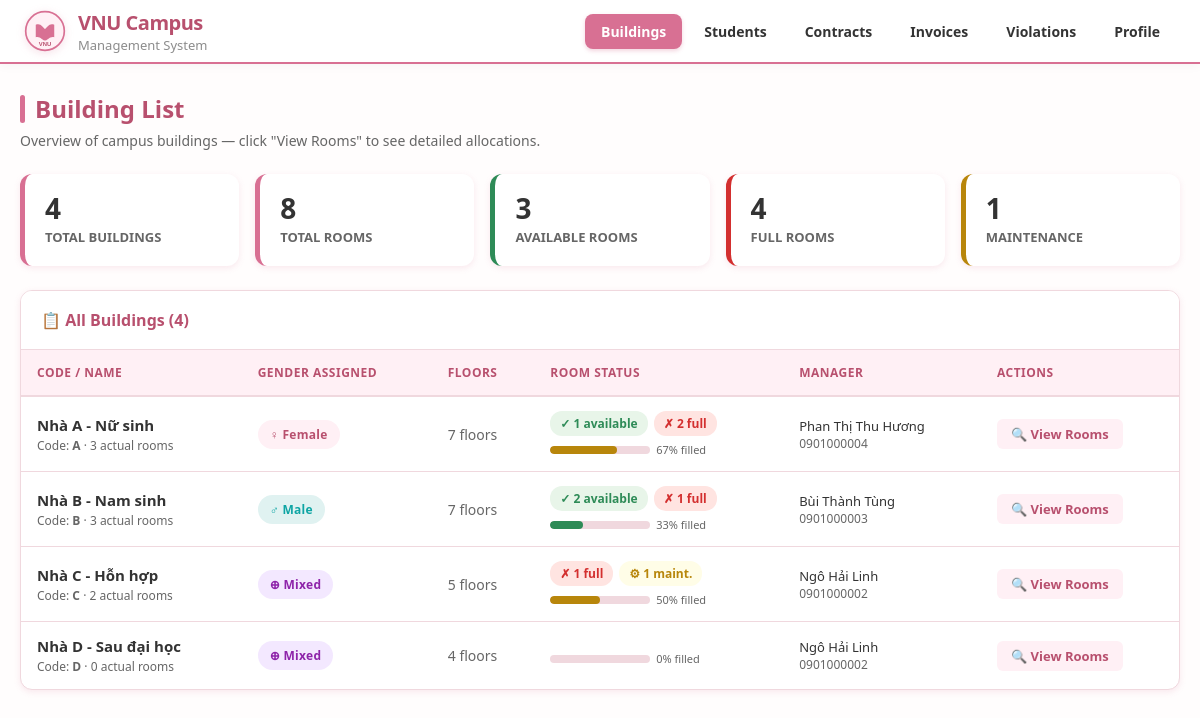
/ktx/BuildingListView.php, run on the app's committed database.
### tables this page shows
CREATE TABLE buildings (
    building_id    INT           NOT NULL AUTO_INCREMENT,
    building_code  VARCHAR(10)   NOT NULL UNIQUE,
    building_name  VARCHAR(100)  NOT NULL,
    gender_type    ENUM('male','female','mixed') NOT NULL,
    total_floors   TINYINT       NOT NULL DEFAULT 1,
    total_rooms    SMALLINT      NOT NULL DEFAULT 0,
    manager_name   VARCHAR(100)  DEFAULT NULL,
    manager_phone  VARCHAR(15)   DEFAULT NULL,
    description    TEXT          DEFAULT NULL,
    is_active      TINYINT(1)    NOT NULL DEFAULT 1,
    created_at     DATETIME      NOT NULL DEFAULT CURRENT_TIMESTAMP,
    updated_at     DATETIME      NOT NULL DEFAULT CURRENT_TIMESTAMP ON UPDATE CURRENT_TIMESTAMP,
    created_by     INT           DEFAULT NULL,              
    updated_by     INT           DEFAULT NULL,              
    PRIMARY KEY (building_id)
);

### ktx/BuildingListView.php (the view, shortened to what this page needs)
<?php
$host   = 'localhost';
$db     = 'campus_final';
$user   = 'root';
$pass   = '';
$charset = 'utf8mb4';
try {
    $pdo = new PDO(
        "mysql:host=$host;dbname=$db;charset=$charset",
        $user, $pass,
        [
            PDO::ATTR_ERRMODE            => PDO::ERRMODE_EXCEPTION,
            PDO::ATTR_DEFAULT_FETCH_MODE => PDO::FETCH_ASSOC,
            PDO::ATTR_EMULATE_PREPARES   => false,
        ]
    );
} catch (PDOException $e) {
    die('<p style="color:red">DB Connection Failed: ' . htmlspecialchars($e->getMessage()) . '</p>');
}
$sql = "
    SELECT
        b.building_id,
        b.building_code,
        b.building_name,
        b.gender_type,
        b.total_floors,
        b.total_rooms,
        b.manager_name,
        b.manager_phone,
        b.description,
        COUNT(r.room_id)                                                  AS actual_rooms,
        SUM(CASE WHEN r.status_code = 'available'   THEN 1 ELSE 0 END)   AS rooms_available,
        SUM(CASE WHEN r.status_code = 'full'         THEN 1 ELSE 0 END)   AS rooms_full,
        SUM(CASE WHEN r.status_code = 'maintenance'  THEN 1 ELSE 0 END)   AS rooms_maintenance
    FROM buildings b
    LEFT JOIN rooms r ON r.building_id = b.building_id
    WHERE b.is_active = 1
    GROUP BY b.building_id
    ORDER BY b.building_code
";
$stmt = $pdo->prepare($sql);
$stmt->execute();
$buildings = $stmt->fetchAll();
function genderLabel(string $type): string {
    return match($type) {
        'male'   => '♂ Male',
        'female' => '♀ Female',
        'mixed'  => '⊕ Mixed',
        default  => $type,
    };
}
function genderClass(string $type): string {
    return match($type) {
        'male'   => 'badge-blue',
        'female' => 'badge-pink',
        'mixed'  => 'badge-purple',
        default  => 'badge-gray',
    };
}
include 'header.php';
?>
<main class="page">
    <h1 class="page-title">Building List</h1>
    <p class="page-desc">Overview of campus buildings — click "View Rooms" to see detailed allocations.</p>
    <?php
    $totalBuildings   = count($buildings);
    $totalRooms       = array_sum(array_column($buildings, 'actual_rooms'));
    $totalAvailable   = array_sum(array_column($buildings, 'rooms_available'));
    $totalFull        = array_sum(array_column($buildings, 'rooms_full'));
    $totalMaintenance = array_sum(array_column($buildings, 'rooms_maintenance'));
    ?>
    <div class="summary-row">
        <div class="stat-card">
            <div class="stat-value"><?= $totalBuildings ?></div>
            <div class="stat-label">Total Buildings</div>
        </div>
        <div class="stat-card">
            <div class="stat-value"><?= $totalRooms ?></div>
            <div class="stat-label">Total Rooms</div>
        </div>
        <div class="stat-card green">
            <div class="stat-value"><?= $totalAvailable ?></div>
            <div class="stat-label">Available Rooms</div>
        </div>
        <div class="stat-card red">
            <div class="stat-value"><?= $totalFull ?></div>
            <div class="stat-label">Full Rooms</div>
        </div>
        <div class="stat-card yellow">
            <div class="stat-value"><?= $totalMaintenance ?></div>
            <div class="stat-label">Maintenance</div>
        </div>
    </div>
    <div class="table-wrap">
        <div class="table-header">
            <h2>📋 All Buildings (<?= $totalBuildings ?>)</h2>
        </div>
        <div class="table-responsive">
            <table>
                <thead>
                    <tr>
                        <th>Code / Name</th>
                        <th>Gender Assigned</th>
                        <th>Floors</th>
                        <th>Room Status</th>
                        <th>Manager</th>
                        <th>Actions</th>
                    </tr>
                </thead>
                <tbody>
                <?php if (empty($buildings)): ?>
                    <tr><td colspan="6" style="text-align:center;color:var(--muted);padding:40px">No building data available.</td></tr>
                <?php else: ?>
                    <?php foreach ($buildings as $b):
                        $total   = $b['actual_rooms'] ?: 1;
                        $fullPct = round(($b['rooms_full'] / $total) * 100);
                        $fillClass = $fullPct >= 80 ? 'high' : ($fullPct >= 50 ? 'mid' : '');
                    ?>
                    <tr>
                        <td>
                            <div style="font-weight:600;font-size:15px">
                                <?= htmlspecialchars($b['building_name']) ?>
                            </div>
                            <div style="font-size:12px;color:var(--muted);margin-top:2px">
                                Code: <strong><?= htmlspecialchars($b['building_code']) ?></strong>
                                · <?= $b['actual_rooms'] ?> actual rooms
                            </div>
                        </td>
                        <td>
                            <span class="badge <?= genderClass($b['gender_type']) ?>">
                                <?= genderLabel($b['gender_type']) ?>
                            </span>
                        </td>
                        <td style="color:var(--muted)"><?= $b['total_floors'] ?> floors</td>
                        <td>
                            <div class="room-bar">
                                <?php if ($b['rooms_available'] > 0): ?>
                                <span class="room-dot avail">✓ <?= $b['rooms_available'] ?> available</span>
                                <?php endif; ?>
                                <?php if ($b['rooms_full'] > 0): ?>
                                <span class="room-dot full">✗ <?= $b['rooms_full'] ?> full</span>
                                <?php endif; ?>
                                <?php if ($b['rooms_maintenance'] > 0): ?>
                                <span class="room-dot maint">⚙ <?= $b['rooms_maintenance'] ?> maint.</span>
                                <?php endif; ?>
                            </div>
                            <div style="margin-top:6px;display:flex;align-items:center;gap:6px">
                                <div class="occ-bar">
                                    <div class="occ-fill <?= $fillClass ?>" style="width:<?= $fullPct ?>%"></div>
                                </div>
                                <span style="font-size:11px;color:var(--muted)"><?= $fullPct ?>% filled</span>
                            </div>
                        </td>
                        <td>
                            <div style="font-size:13px"><?= htmlspecialchars($b['manager_name'] ?? '—') ?></div>
                            <div style="font-size:12px;color:var(--muted)"><?= htmlspecialchars($b['manager_phone'] ?? '') ?></div>
                        </td>
                        <td>
                            <a class="btn-detail"
                               href="RoomDetailView.php?building_id=<?= $b['building_id'] ?>">
                                🔍 View Rooms
                            </a>
                        </td>
                    </tr>
                    <?php endforeach; ?>
                <?php endif; ?>
                </tbody>
            </table>
        </div>
    </div>
</main>
</body>
</html>

### ktx/style.css (style rules this page uses)
*, *::before, *::after { box-sizing: border-box; margin: 0; padding: 0; }
:root { --bg: #FFFDFD; --card: #ffffff; --primary: #D87093; --primary-hover: #C25A7A; --primary-dk:#B8506E; --primary-lt:#FFF0F5; --text: #333333; --muted: #666666; --border: #F0D8DE; --green: #2E8B57; --green-lt: #E8F5E9; --red: #D32F2F; --red-lt: #FFE4E1; --yellow: #B8860B; --yellow-lt: #FFFDE7; --blue: #0ea5a4; --blue-lt: #E0F2F1; --purple: #8E24AA; --purple-lt: #F3E8FF; --radius: 12px; --shadow: 0 2px 6px rgba(216, 112, 147, 0.15); }
body { font-family: 'Segoe UI', system-ui, sans-serif; background: var(--bg); color: var(--text); min-height: 100vh; }
.page { max-width: 1280px; margin: 0 auto; padding: 28px 20px; }
.page-title { font-size: 24px; font-weight: 700; color: var(--primary-dk); display: flex; align-items: center; gap: 10px; margin-bottom: 6px; }
.page-title::before { content: ''; display: block; width: 5px; height: 28px; background: var(--primary); border-radius: 3px; }
.page-desc { color: var(--muted); font-size: 14px; margin-bottom: 24px; }
.stats-row, .summary-row { display: grid; grid-template-columns: repeat(auto-fit, minmax(160px, 1fr)); gap: 16px; margin-bottom: 24px; }
.stat-card { background: var(--card); border-radius: var(--radius); padding: 20px; box-shadow: var(--shadow); border-left: 5px solid var(--primary); transition: transform 0.2s ease; }
.stat-card.green { border-color: var(--green); }
.stat-card.red { border-color: var(--red); }
.stat-card.yellow { border-color: var(--yellow); }
.stat-value { font-size: 28px; font-weight: 800; line-height: 1; color: var(--text); }
.stat-label { font-size: 13px; font-weight: 600; color: var(--muted); margin-top: 6px; text-transform: uppercase; }
.table-wrap { background: var(--card); border-radius: var(--radius); box-shadow: var(--shadow); overflow: hidden; border: 1px solid var(--border); }
.table-header { padding: 18px 20px; border-bottom: 1px solid var(--border); background: #fff; display: flex; align-items: center; justify-content: space-between; }
.table-header h2 { font-size: 16px; font-weight: 700; color: var(--primary-dk); margin: 0; }
.table-responsive { overflow-x: auto; }
table { width: 100%; border-collapse: collapse; font-size: 14px; }
thead th { background: var(--primary-lt); padding: 14px 16px; text-align: left; font-size: 12px; font-weight: 700; color: var(--primary-dk); text-transform: uppercase; letter-spacing: .5px; border-bottom: 2px solid var(--border); white-space: nowrap; }
tbody tr { border-bottom: 1px solid var(--border); transition: background .15s; }
tbody tr:last-child { border-bottom: none; }
td { padding: 14px 16px; vertical-align: middle; }
.badge, .status-badge { display: inline-flex; align-items: center; gap: 4px; padding: 6px 12px; border-radius: 20px; font-size: 12px; font-weight: 700; white-space: nowrap; letter-spacing: 0.3px; }
.badge-blue { background: var(--blue-lt); color: var(--blue); }
.badge-pink { background: var(--primary-lt); color: var(--primary-dk); }
.badge-purple { background: var(--purple-lt); color: var(--purple); }
.room-bar { display: flex; gap: 6px; align-items: center; }
.room-dot { display: inline-flex; align-items: center; gap: 4px; font-size: 12px; font-weight: 700; padding: 4px 10px; border-radius: 12px; }
.room-dot.avail { background: var(--green-lt); color: var(--green); }
.room-dot.full { background: var(--red-lt); color: var(--red); }
.room-dot.maint { background: var(--yellow-lt); color: var(--yellow); }
.occ-bar { width: 100px; height: 8px; background: var(--border); border-radius: 4px; overflow: hidden; display: inline-block; }
.occ-fill { height: 100%; border-radius: 4px; background: var(--green); transition: width 0.5s ease; }
.occ-fill.mid { background: var(--yellow); }
.btn-detail { display: inline-flex; align-items: center; gap: 5px; background: var(--primary-lt); color: var(--primary-dk); padding: 6px 14px; border-radius: 6px; font-size: 13px; font-weight: 700; text-decoration: none; transition: .2s; }

### data on the page
buildings: building_name "Nhà A - Nữ sinh", building_code "A", actual_rooms "3", gender_type "♀ Female", total_floors "7", rooms_available "1", rooms_full "2", fullPct "67", manager_name "Phan Thị Thu Hương", manager_phone "0901000004"
buildings: building_name "Nhà B - Nam sinh", building_code "B", actual_rooms "3", gender_type "♂ Male", total_floors "7", rooms_available "2", rooms_full "1", fullPct "33", manager_name "Bùi Thành Tùng", manager_phone "0901000003"
buildings: building_name "Nhà C - Hỗn hợp", building_code "C", actual_rooms "2", gender_type "⊕ Mixed", total_floors "5", rooms_full "1", rooms_maintenance "1", fullPct "50", manager_name "Ngô Hải Linh", manager_phone "0901000002"
buildings: building_name "Nhà D - Sau đại học", building_code "D", actual_rooms "0", gender_type "⊕ Mixed", total_floors "4", fullPct "0", manager_name "Ngô Hải Linh", manager_phone "0901000002"

### other printed values
$totalBuildings "4"
$totalRooms "8"
$totalAvailable "3"
$totalFull "4"
$totalMaintenance "1"
